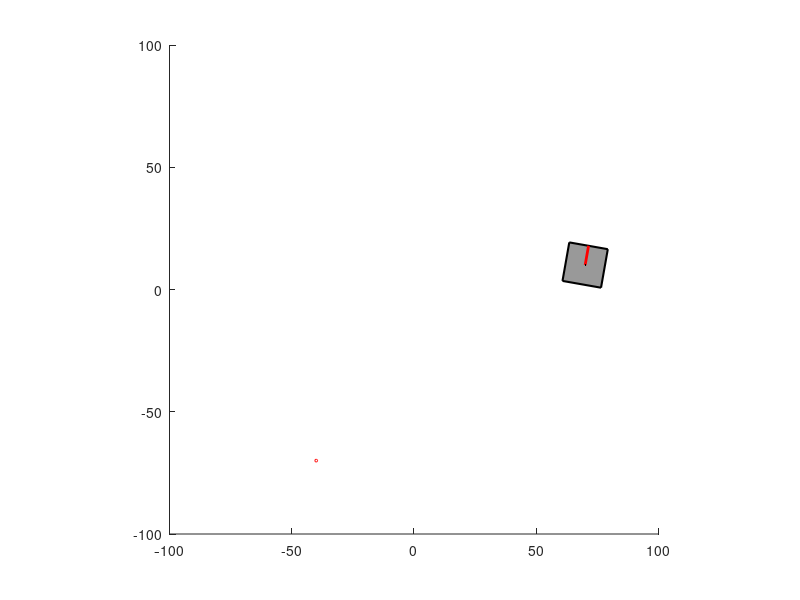

This figure's MATLAB source: (Note: this script raises an error after producing the figure.)
figure;
axis equal;
xlim([-100 100]);
ylim([-100 100]);
hold on;

a = 16; % Chiều dài cạnh robot
l = sqrt(2*a); % Chiều dài đường chéo

% Điểm xuất phát
x_rb = 70;
y_rb = 10;

theta = deg2rad(80); % Chuyển từ độ sang radian

% Điểm kết thúc
x1 = -40;
y1 = -70;

% Vẽ điểm đích
plot(x1, y1, 'ro', 'MarkerSize', 2);

% Tạo hình vuông tâm tại gốc
x_r = [-1 1 1 -1] * a / 2;
y_r = [-1 -1 1 1] * a / 2;

% Ma trận xoay
R = [cos(theta), -sin(theta);
     sin(theta),  cos(theta)];
r = R * [x_r; y_r];

x_R = r(1,:) + x_rb;
y_R = r(2,:) + y_rb;

% Vẽ hình vuông
square = patch(x_R, y_R, [0.6 0.6 0.6], 'LineWidth', 1.5);

% Vẽ hướng
direction_line = plot([x_rb x_rb+(a/2)*cos(theta)], [y_rb y_rb+(a/2)*sin(theta)], 'r-', 'LineWidth', 2);
center_point = plot(x_rb, y_rb, 'k.', 'MarkerSize', 2);

A = [sqrt(2)/2,  sqrt(2)/2, sqrt(2)/2, sqrt(2)/2;
     sqrt(2)/2, -sqrt(2)/2, sqrt(2)/2, -sqrt(2)/2;
     -1/l,      -1/l,       1/l,       1/l];

pathX = x_rb;
pathY = y_rb;
path = plot(pathX, pathY, 'b-', 'LineWidth', 2);

dt = 0.01;
v = 15;

Kp = 2.5;
Ki = 0.05;
Kd = 0.3;

error_prev = 0;
error_integral = 0;
distance_threshold = 3;

x_text = -90;
y_text = 90;
t3xt = text(x_text, y_text, '', 'FontSize', 12);

for i = 1:1e6
    distance = sqrt((x1-x_rb)^2 + (y1-y_rb)^2);
    
    if distance < distance_threshold
        break;
    end
    
    % Tính góc hướng đến đích
    beta = atan2(y1-y_rb, x1-x_rb);
    
    % Sai số
    error = wrapToPi(beta - theta);
    
    % Điều khiển PID
    error_integral = error_integral + error * dt;
    error_derivative = (error - error_prev) / dt;
    omega = Kp * error + Ki * error_integral + Kd * error_derivative;
   
    
    % Điều chỉnh tốc độ theo khoảng cách
    v_current = min(v, max(5, distance * 2));
    
    % Tính tốc độ theo trục x, y
    vx = v_current * cos(theta);
    vy = v_current * sin(theta);
    
    % Cập nhật vị trí và hướng
    x_rb = x_rb + vx * dt;
    y_rb = y_rb + vy * dt;
    theta = theta + omega * dt;
    
    % Chuẩn hóa góc theta
    theta = wrapToPi(theta);

    P = [vx; vy; omega];
    V = pinv(A) * P;

    txt = sprintf("v1: %.3f, v2: %.3f, v3: %.3f, v4: %.3f\n", V(1, 1), V(2, 1), V(3, 1), V(4, 1));
    set(t3xt, 'String', txt);

    % Cập nhật ma trận xoay
    R = [cos(theta), -sin(theta);
         sin(theta),  cos(theta)];
    r = R * [x_r; y_r];
    x_R = r(1,:) + x_rb;
    y_R = r(2,:) + y_rb;

    % Cập nhật đồ họa
    set(square, 'XData', x_R, 'YData', y_R);
    set(direction_line, 'XData', [x_rb x_rb+(a/2)*cos(theta)], ...
            'YData', [y_rb y_rb+(a/2)*sin(theta)]);
    set(center_point, 'XData', x_rb, 'YData', y_rb);

    % Cập nhật đường đi
    pathX(end+1) = x_rb;
    pathY(end+1) = y_rb;
    set(path, 'XData', pathX, 'YData', pathY);

    % if mod(i, record_every_n_frames) == 0
    %    frame = getframe(gcf);
    %    writeVideo(v_writer, frame);
    %    frame_count = frame_count + 1;
    % end
    
    error_prev = error;
    pause(dt/10);
end

close(v_writer);

function out = wrapToPi(in)
    out = atan2(sin(in), cos(in));
end